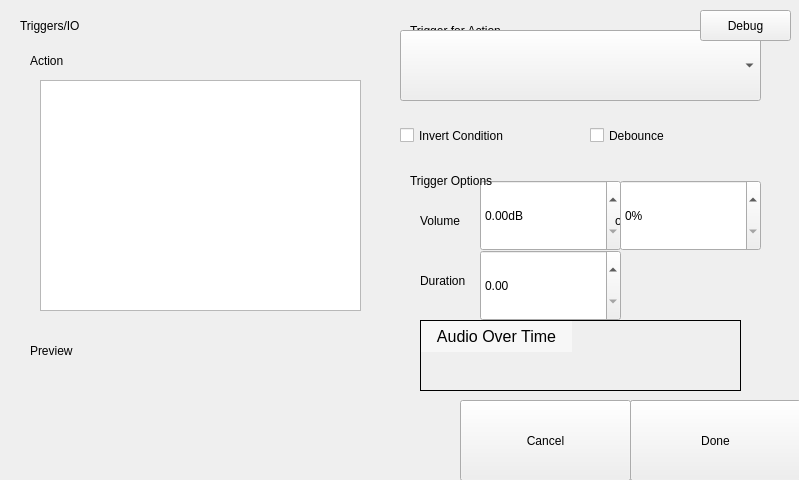
<?xml version="1.0" encoding="UTF-8"?>
<ui version="4.0">
 <class>Form</class>
 <widget class="QWidget" name="Form">
  <property name="geometry">
   <rect>
    <x>0</x>
    <y>0</y>
    <width>799</width>
    <height>480</height>
   </rect>
  </property>
  <property name="windowTitle">
   <string>Triggers</string>
  </property>
  <widget class="HeaderLabel" name="headerlabel">
   <property name="geometry">
    <rect>
     <x>20</x>
     <y>10</y>
     <width>271</width>
     <height>31</height>
    </rect>
   </property>
   <property name="text">
    <string>Triggers/IO</string>
   </property>
  </widget>
  <widget class="Backdrop" name="backdrop">
   <property name="geometry">
    <rect>
     <x>0</x>
     <y>0</y>
     <width>801</width>
     <height>481</height>
    </rect>
   </property>
  </widget>
  <widget class="Label" name="uiUnsavedChangesWarning">
   <property name="geometry">
    <rect>
     <x>420</x>
     <y>397</y>
     <width>361</width>
     <height>21</height>
    </rect>
   </property>
   <property name="text">
    <string>* Press Save to apply changes.</string>
   </property>
   <property name="alignment">
    <set>Qt::AlignRight|Qt::AlignTrailing|Qt::AlignVCenter</set>
   </property>
  </widget>
  <widget class="Button" name="uiSave">
   <property name="geometry">
    <rect>
     <x>630</x>
     <y>400</y>
     <width>171</width>
     <height>81</height>
    </rect>
   </property>
   <property name="text">
    <string>Save</string>
   </property>
   <property name="clickMarginLeft" stdset="0">
    <enum>Button::half</enum>
   </property>
  </widget>
  <widget class="Button" name="uiDone">
   <property name="geometry">
    <rect>
     <x>630</x>
     <y>400</y>
     <width>171</width>
     <height>81</height>
    </rect>
   </property>
   <property name="text">
    <string>Done</string>
   </property>
   <property name="clickMarginLeft" stdset="0">
    <enum>Button::half</enum>
   </property>
  </widget>
  <widget class="Button" name="uiCancel">
   <property name="geometry">
    <rect>
     <x>460</x>
     <y>400</y>
     <width>171</width>
     <height>81</height>
    </rect>
   </property>
   <property name="text">
    <string>Cancel</string>
   </property>
   <property name="clickMarginRight" stdset="0">
    <enum>Button::half</enum>
   </property>
  </widget>
  <widget class="Subheader" name="subheader">
   <property name="geometry">
    <rect>
     <x>30</x>
     <y>50</y>
     <width>321</width>
     <height>21</height>
    </rect>
   </property>
   <property name="text">
    <string>Action</string>
   </property>
  </widget>
  <widget class="ComboBox" name="uiTriggerList">
   <property name="geometry">
    <rect>
     <x>400</x>
     <y>30</y>
     <width>361</width>
     <height>71</height>
    </rect>
   </property>
   <property name="currentIndex">
    <number>-1</number>
   </property>
   <property name="clickMarginBottom" stdset="0">
    <enum>ComboBox::half</enum>
   </property>
  </widget>
  <widget class="Subheader" name="subheader_2">
   <property name="geometry">
    <rect>
     <x>410</x>
     <y>20</y>
     <width>371</width>
     <height>21</height>
    </rect>
   </property>
   <property name="text">
    <string>Trigger for Action</string>
   </property>
  </widget>
  <widget class="CheckBox" name="uiInvertCondition">
   <property name="geometry">
    <rect>
     <x>400</x>
     <y>100</y>
     <width>191</width>
     <height>71</height>
    </rect>
   </property>
   <property name="text">
    <string>Invert Condition</string>
   </property>
   <property name="clickMarginTop" stdset="0">
    <enum>CheckBox::half</enum>
   </property>
  </widget>
  <widget class="CheckBox" name="uiDebounce">
   <property name="geometry">
    <rect>
     <x>590</x>
     <y>100</y>
     <width>171</width>
     <height>71</height>
    </rect>
   </property>
   <property name="text">
    <string>Debounce</string>
   </property>
   <property name="clickMarginTop" stdset="0">
    <enum>CheckBox::half</enum>
   </property>
  </widget>
  <widget class="ScrollList" name="uiActionList">
   <property name="geometry">
    <rect>
     <x>40</x>
     <y>80</y>
     <width>321</width>
     <height>231</height>
    </rect>
   </property>
   <property name="editTriggers">
    <set>QAbstractItemView::NoEditTriggers</set>
   </property>
  </widget>
  <widget class="QWidget" name="uiPreview" native="true">
   <property name="geometry">
    <rect>
     <x>40</x>
     <y>370</y>
     <width>321</width>
     <height>111</height>
    </rect>
   </property>
  </widget>
  <widget class="Subheader" name="uiPreviewSubheader">
   <property name="geometry">
    <rect>
     <x>30</x>
     <y>340</y>
     <width>321</width>
     <height>21</height>
    </rect>
   </property>
   <property name="text">
    <string>Preview</string>
   </property>
  </widget>
  <widget class="QStackedWidget" name="uiIndividualTriggerConfigurationPanes">
   <property name="geometry">
    <rect>
     <x>400</x>
     <y>160</y>
     <width>401</width>
     <height>241</height>
    </rect>
   </property>
   <property name="currentIndex">
    <number>5</number>
   </property>
   <widget class="QWidget" name="uiNonePane"/>
   <widget class="QWidget" name="uiVirtualPane"/>
   <widget class="QWidget" name="uiIo1Pane">
    <widget class="DecimalSpinBox" name="uiIo1ThresholdVoltage">
     <property name="geometry">
      <rect>
       <x>140</x>
       <y>20</y>
       <width>221</width>
       <height>81</height>
      </rect>
     </property>
     <property name="suffix">
      <string> Volts</string>
     </property>
     <property name="maximum">
      <double>6.600000000000000</double>
     </property>
     <property name="singleStep">
      <double>0.100000000000000</double>
     </property>
    </widget>
    <widget class="CheckBox" name="uiIo120MAPullup">
     <property name="geometry">
      <rect>
       <x>140</x>
       <y>110</y>
       <width>151</width>
       <height>81</height>
      </rect>
     </property>
     <property name="text">
      <string>20mA at
5 Volts</string>
     </property>
    </widget>
    <widget class="CheckBox" name="uiIo11MAPullup">
     <property name="geometry">
      <rect>
       <x>0</x>
       <y>110</y>
       <width>141</width>
       <height>81</height>
      </rect>
     </property>
     <property name="text">
      <string>1mA at
5 Volts</string>
     </property>
    </widget>
    <widget class="Label" name="label_2">
     <property name="geometry">
      <rect>
       <x>20</x>
       <y>40</y>
       <width>171</width>
       <height>41</height>
      </rect>
     </property>
     <property name="text">
      <string>Input Threshold</string>
     </property>
    </widget>
    <widget class="Label" name="label_4">
     <property name="geometry">
      <rect>
       <x>20</x>
       <y>100</y>
       <width>181</width>
       <height>21</height>
      </rect>
     </property>
     <property name="text">
      <string>Pullups</string>
     </property>
    </widget>
    <widget class="Subheader" name="subheader_8">
     <property name="geometry">
      <rect>
       <x>10</x>
       <y>10</y>
       <width>241</width>
       <height>21</height>
      </rect>
     </property>
     <property name="text">
      <string>Trigger Options</string>
     </property>
    </widget>
    <zorder>label_4</zorder>
    <zorder>label_2</zorder>
    <zorder>uiIo1ThresholdVoltage</zorder>
    <zorder>uiIo11MAPullup</zorder>
    <zorder>uiIo120MAPullup</zorder>
    <zorder>subheader_8</zorder>
   </widget>
   <widget class="QWidget" name="uiIo2Pane">
    <widget class="DecimalSpinBox" name="uiIo2ThresholdVoltage">
     <property name="geometry">
      <rect>
       <x>140</x>
       <y>20</y>
       <width>221</width>
       <height>81</height>
      </rect>
     </property>
     <property name="suffix">
      <string> Volts</string>
     </property>
     <property name="maximum">
      <double>6.600000000000000</double>
     </property>
     <property name="singleStep">
      <double>0.100000000000000</double>
     </property>
    </widget>
    <widget class="CheckBox" name="uiIo220MAPullup">
     <property name="geometry">
      <rect>
       <x>0</x>
       <y>110</y>
       <width>211</width>
       <height>81</height>
      </rect>
     </property>
     <property name="text">
      <string>20mA
at 5 Volts</string>
     </property>
    </widget>
    <widget class="Label" name="label_5">
     <property name="geometry">
      <rect>
       <x>20</x>
       <y>100</y>
       <width>181</width>
       <height>21</height>
      </rect>
     </property>
     <property name="text">
      <string>Pullup</string>
     </property>
    </widget>
    <widget class="Label" name="label_6">
     <property name="geometry">
      <rect>
       <x>20</x>
       <y>40</y>
       <width>171</width>
       <height>41</height>
      </rect>
     </property>
     <property name="text">
      <string>Input Threshold</string>
     </property>
    </widget>
    <widget class="Subheader" name="subheader_7">
     <property name="geometry">
      <rect>
       <x>10</x>
       <y>10</y>
       <width>241</width>
       <height>21</height>
      </rect>
     </property>
     <property name="text">
      <string>Trigger Options</string>
     </property>
    </widget>
    <zorder>label_5</zorder>
    <zorder>label_6</zorder>
    <zorder>uiIo2ThresholdVoltage</zorder>
    <zorder>uiIo220MAPullup</zorder>
    <zorder>subheader_7</zorder>
   </widget>
   <widget class="QWidget" name="uiIo3Pane">
    <widget class="Label" name="label_7">
     <property name="geometry">
      <rect>
       <x>20</x>
       <y>0</y>
       <width>321</width>
       <height>21</height>
      </rect>
     </property>
     <property name="text">
      <string>Note: Input threshold is 5 volts.</string>
     </property>
    </widget>
   </widget>
   <widget class="QWidget" name="uiAudioPane">
    <widget class="Label" name="label">
     <property name="geometry">
      <rect>
       <x>20</x>
       <y>50</y>
       <width>81</width>
       <height>21</height>
      </rect>
     </property>
     <property name="text">
      <string>Volume</string>
     </property>
    </widget>
    <widget class="Label" name="label_9">
     <property name="geometry">
      <rect>
       <x>20</x>
       <y>110</y>
       <width>80</width>
       <height>21</height>
      </rect>
     </property>
     <property name="text">
      <string>Duration</string>
     </property>
    </widget>
    <widget class="QWidget" name="uiAudioGraph" native="true">
     <property name="geometry">
      <rect>
       <x>20</x>
       <y>160</y>
       <width>321</width>
       <height>71</height>
      </rect>
     </property>
     <property name="styleSheet">
      <string notr="true">border: 1px solid black</string>
     </property>
    </widget>
    <widget class="Label" name="uiAudioGraphLabel">
     <property name="geometry">
      <rect>
       <x>21</x>
       <y>161</y>
       <width>151</width>
       <height>31</height>
      </rect>
     </property>
     <property name="styleSheet">
      <string notr="true">
			font-size: 16px;
			background: rgba(255,255,255,127);</string>
     </property>
     <property name="text">
      <string>Audio Over Time</string>
     </property>
     <property name="alignment">
      <set>Qt::AlignCenter</set>
     </property>
    </widget>
    <widget class="Label" name="label_11">
     <property name="geometry">
      <rect>
       <x>200</x>
       <y>50</y>
       <width>41</width>
       <height>21</height>
      </rect>
     </property>
     <property name="text">
      <string>or</string>
     </property>
     <property name="alignment">
      <set>Qt::AlignCenter</set>
     </property>
    </widget>
    <widget class="DecimalSpinBox" name="uiAudioTriggerDB">
     <property name="geometry">
      <rect>
       <x>80</x>
       <y>20</y>
       <width>141</width>
       <height>71</height>
      </rect>
     </property>
     <property name="suffix">
      <string>dB</string>
     </property>
     <property name="maximum">
      <double>45.000000000000000</double>
     </property>
     <property name="singleStep">
      <double>0.100000000000000</double>
     </property>
     <property name="clickMarginBottom" stdset="0">
      <enum>DecimalSpinBox::half</enum>
     </property>
    </widget>
    <widget class="SpinBox" name="uiAudioTriggerPercent">
     <property name="geometry">
      <rect>
       <x>220</x>
       <y>20</y>
       <width>141</width>
       <height>71</height>
      </rect>
     </property>
     <property name="suffix">
      <string>%</string>
     </property>
     <property name="maximum">
      <number>100</number>
     </property>
     <property name="clickMarginBottom" stdset="0">
      <enum>SpinBox::half</enum>
     </property>
    </widget>
    <widget class="Subheader" name="subheader_4">
     <property name="geometry">
      <rect>
       <x>10</x>
       <y>10</y>
       <width>241</width>
       <height>21</height>
      </rect>
     </property>
     <property name="text">
      <string>Trigger Options</string>
     </property>
    </widget>
    <widget class="DecimalSpinBox" name="uiAudioTriggerDuration">
     <property name="geometry">
      <rect>
       <x>80</x>
       <y>90</y>
       <width>141</width>
       <height>71</height>
      </rect>
     </property>
     <property name="maximum">
      <double>999999999.000000000000000</double>
     </property>
     <property name="singleStep">
      <double>0.100000000000000</double>
     </property>
     <property name="clickMarginTop" stdset="0">
      <enum>DecimalSpinBox::half</enum>
     </property>
     <property name="units" stdset="0">
      <string>s</string>
     </property>
    </widget>
    <zorder>label</zorder>
    <zorder>label_9</zorder>
    <zorder>uiAudioGraph</zorder>
    <zorder>uiAudioGraphLabel</zorder>
    <zorder>uiAudioTriggerDB</zorder>
    <zorder>label_11</zorder>
    <zorder>uiAudioTriggerPercent</zorder>
    <zorder>uiAudioTriggerDuration</zorder>
    <zorder>subheader_4</zorder>
   </widget>
   <widget class="QWidget" name="uiMotionPane">
    <widget class="QWidget" name="uiMotionGraph" native="true">
     <property name="geometry">
      <rect>
       <x>20</x>
       <y>39</y>
       <width>321</width>
       <height>121</height>
      </rect>
     </property>
     <property name="styleSheet">
      <string notr="true">border: 1px solid black</string>
     </property>
    </widget>
    <widget class="Button" name="uiConfigureMotionTriggering">
     <property name="geometry">
      <rect>
       <x>0</x>
       <y>149</y>
       <width>361</width>
       <height>81</height>
      </rect>
     </property>
     <property name="text">
      <string>Configure Motion Triggering</string>
     </property>
    </widget>
    <widget class="Label" name="uiMotionGraphLabel">
     <property name="geometry">
      <rect>
       <x>21</x>
       <y>40</y>
       <width>151</width>
       <height>31</height>
      </rect>
     </property>
     <property name="styleSheet">
      <string notr="true">
			font-size: 16px;
			background: rgba(255,255,255,127);</string>
     </property>
     <property name="text">
      <string>Motion Over Time</string>
     </property>
     <property name="alignment">
      <set>Qt::AlignCenter</set>
     </property>
    </widget>
    <widget class="Subheader" name="subheader_5">
     <property name="geometry">
      <rect>
       <x>10</x>
       <y>10</y>
       <width>241</width>
       <height>21</height>
      </rect>
     </property>
     <property name="text">
      <string>Trigger Options</string>
     </property>
    </widget>
    <zorder>uiMotionGraph</zorder>
    <zorder>uiMotionGraphLabel</zorder>
    <zorder>uiConfigureMotionTriggering</zorder>
    <zorder>subheader_5</zorder>
   </widget>
   <widget class="QWidget" name="uiDelayPane">
    <widget class="DecimalSpinBox" name="uiDelayAmount">
     <property name="geometry">
      <rect>
       <x>50</x>
       <y>20</y>
       <width>151</width>
       <height>81</height>
      </rect>
     </property>
     <property name="decimals">
      <number>2</number>
     </property>
     <property name="maximum">
      <double>99999999.000000000000000</double>
     </property>
     <property name="singleStep">
      <double>0.010000000000000</double>
     </property>
     <property name="units" stdset="0">
      <string>s</string>
     </property>
    </widget>
    <widget class="Label" name="label_8">
     <property name="geometry">
      <rect>
       <x>20</x>
       <y>40</y>
       <width>51</width>
       <height>41</height>
      </rect>
     </property>
     <property name="text">
      <string>Delay</string>
     </property>
    </widget>
    <widget class="Subheader" name="subheader_6">
     <property name="geometry">
      <rect>
       <x>10</x>
       <y>10</y>
       <width>241</width>
       <height>21</height>
      </rect>
     </property>
     <property name="text">
      <string>Trigger Options</string>
     </property>
    </widget>
    <zorder>label_8</zorder>
    <zorder>uiDelayAmount</zorder>
    <zorder>subheader_6</zorder>
   </widget>
   <widget class="QWidget" name="uiCombPane"/>
   <widget class="QWidget" name="uiTogglePane"/>
   <widget class="QWidget" name="uiShutterPane"/>
   <widget class="QWidget" name="uiRecordingPane"/>
   <widget class="QWidget" name="uiDispFramePane"/>
   <widget class="QWidget" name="uiStartRecPane"/>
   <widget class="QWidget" name="uiEndRecPane"/>
   <widget class="QWidget" name="uiNextSegPane"/>
   <widget class="QWidget" name="uiTimingIoPane"/>
   <widget class="QWidget" name="uiAlwaysHighPane"/>
  </widget>
  <widget class="QPushButton" name="uiDebug">
   <property name="geometry">
    <rect>
     <x>700</x>
     <y>10</y>
     <width>91</width>
     <height>31</height>
    </rect>
   </property>
   <property name="text">
    <string>Debug</string>
   </property>
  </widget>
  <zorder>backdrop</zorder>
  <zorder>headerlabel</zorder>
  <zorder>uiUnsavedChangesWarning</zorder>
  <zorder>uiSave</zorder>
  <zorder>uiDone</zorder>
  <zorder>subheader</zorder>
  <zorder>subheader_2</zorder>
  <zorder>uiTriggerList</zorder>
  <zorder>uiInvertCondition</zorder>
  <zorder>uiDebounce</zorder>
  <zorder>uiActionList</zorder>
  <zorder>uiPreviewSubheader</zorder>
  <zorder>uiIndividualTriggerConfigurationPanes</zorder>
  <zorder>uiPreview</zorder>
  <zorder>uiCancel</zorder>
  <zorder>uiDebug</zorder>
 </widget>
 <customwidgets>
  <customwidget>
   <class>Backdrop</class>
   <extends>QLabel</extends>
   <header>backdrop</header>
  </customwidget>
  <customwidget>
   <class>Button</class>
   <extends>QPushButton</extends>
   <header>button</header>
  </customwidget>
  <customwidget>
   <class>CheckBox</class>
   <extends>QCheckBox</extends>
   <header>check_box</header>
  </customwidget>
  <customwidget>
   <class>ComboBox</class>
   <extends>QComboBox</extends>
   <header>combo_box</header>
  </customwidget>
  <customwidget>
   <class>DecimalSpinBox</class>
   <extends>QDoubleSpinBox</extends>
   <header>decimal_spin_box</header>
  </customwidget>
  <customwidget>
   <class>HeaderLabel</class>
   <extends>QLabel</extends>
   <header>header_label</header>
  </customwidget>
  <customwidget>
   <class>Label</class>
   <extends>QLabel</extends>
   <header>label</header>
  </customwidget>
  <customwidget>
   <class>ScrollList</class>
   <extends>QListView</extends>
   <header>scroll_list</header>
  </customwidget>
  <customwidget>
   <class>SpinBox</class>
   <extends>QSpinBox</extends>
   <header>spin_box</header>
  </customwidget>
  <customwidget>
   <class>Subheader</class>
   <extends>QLabel</extends>
   <header>subheader</header>
  </customwidget>
 </customwidgets>
 <tabstops>
  <tabstop>uiDone</tabstop>
  <tabstop>uiSave</tabstop>
  <tabstop>uiActionList</tabstop>
  <tabstop>uiTriggerList</tabstop>
  <tabstop>uiInvertCondition</tabstop>
  <tabstop>uiDebounce</tabstop>
  <tabstop>uiIo1ThresholdVoltage</tabstop>
  <tabstop>uiIo11MAPullup</tabstop>
  <tabstop>uiIo120MAPullup</tabstop>
  <tabstop>uiIo2ThresholdVoltage</tabstop>
  <tabstop>uiIo220MAPullup</tabstop>
  <tabstop>uiAudioTriggerDB</tabstop>
  <tabstop>uiAudioTriggerPercent</tabstop>
  <tabstop>uiAudioTriggerDuration</tabstop>
  <tabstop>uiConfigureMotionTriggering</tabstop>
  <tabstop>uiDelayAmount</tabstop>
  <tabstop>uiCancel</tabstop>
 </tabstops>
 <resources>
  <include location="../../assets.qrc"/>
 </resources>
 <connections/>
</ui>
